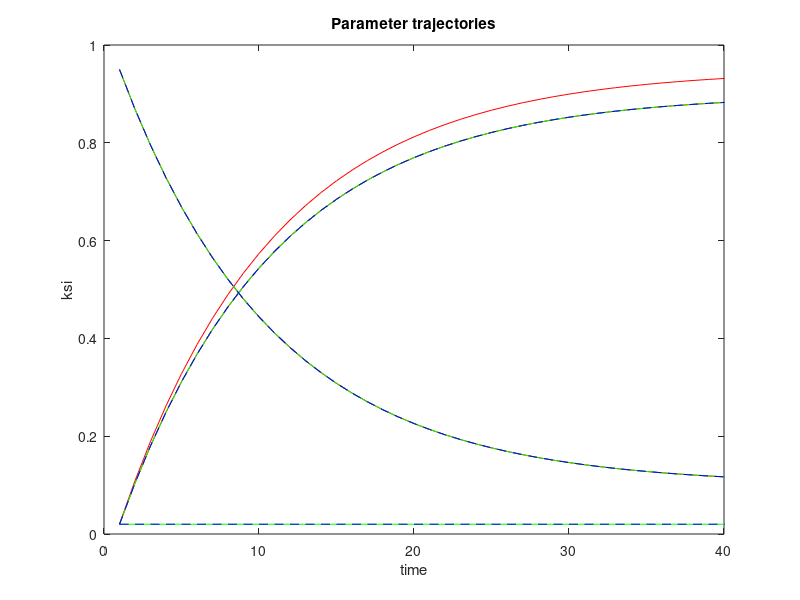
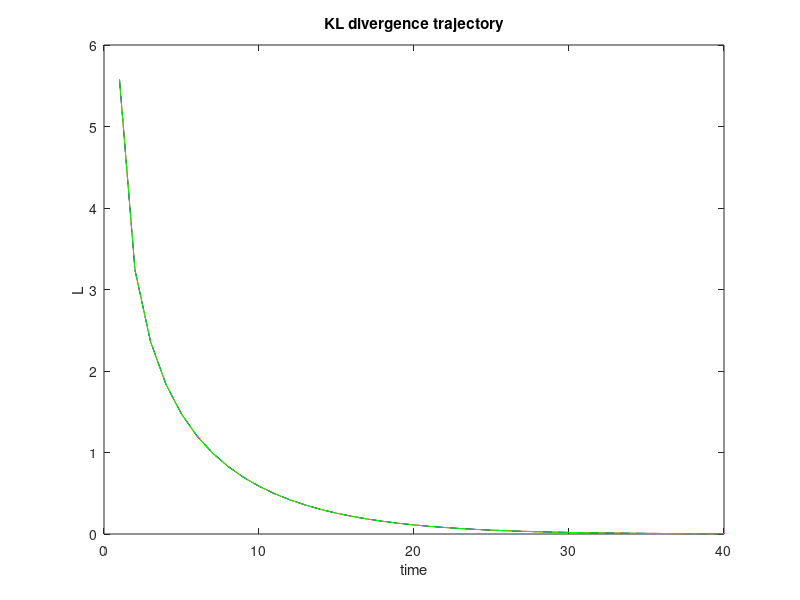
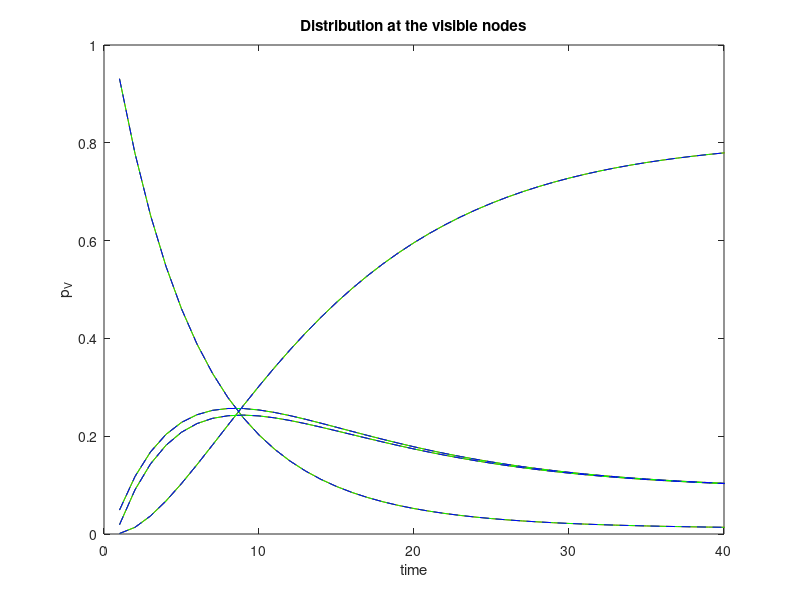

The MATLAB script that drew these images, in order: (Note: this script raises an error after producing the figures.)
%--------------------------------------------------------------------------
% For Paper
% "On the Natural Gradient of the Evidence Lower Bound"
% by Nihat Ay, Jesse van Oostrum and Adwait Datar
%--------------------------------------------------------------------------
% This script is used to plot the simulated trajectories
clc
close all
%% Load data if not already present in workspace
if ~exist('model')
    model=2; % 1: non-cylindrical model, 2: cylindrical
    switch model
        case 1
            load('./data/traj_non_cylindrical_model.mat')
            sim_id=8;% sim_id= 2 and 8 are used in the figures
        case 2
            load('./data/traj_cylindrical_model.mat')
            sim_id=1;
    end 
end
%% Plot trajectories:
subsamp=10;
% Plot the parameter trajectories of the two gradient fields
figure(1)
plot(theta_traj(:,1:subsamp:end,sim_id)','r','DisplayName','NGRAD')
set(gca,'ColorOrderIndex',1)
hold on
plot(theta_traj_rec(:,1:subsamp:end,sim_id)','g','DisplayName','NGRAD')
plot(theta_traj_V(:,1:subsamp:end,sim_id)','b--','DisplayName','ELBO')
% legend()
xlim([0 40])
xlabel('time')
ylabel('ksi')
title('Parameter trajectories')

% Plot the Loss trajectories with the two gradient fields
figure(2)
plot(L_num(1:subsamp:end,1,sim_id),'r','DisplayName','ELBO')
set(gca,'ColorOrderIndex',1)
hold on
plot(L_num_V(1:subsamp:end,1,sim_id),'b--','DisplayName','NGRAD')
plot(L_num_rec(1:subsamp:end,1,sim_id),'g','DisplayName','2')
% legend()
xlim([0 40])
xlabel('time')
ylabel('L')
title('KL divergence trajectory')

% Plot the probability trajectories with the two gradient fields on visible
% nodes
p_traj_V=Pi*p_num(1:subsamp:end,:,sim_id)'; % Projection on the visible nodes
p_traj_V_rec=Pi*p_num_rec(1:subsamp:end,:,sim_id)'; % Projection on the visible nodes
p_traj_V_V=Pi*p_num_V(1:subsamp:end,:,sim_id)'; % Projection on the visible nodes
figure(3)
plot(p_traj_V','r','DisplayName','NGRAD')
set(gca,'ColorOrderIndex',1)
hold on
plot(p_traj_V_rec','g','DisplayName','2')
plot(p_traj_V_V','b--','DisplayName','ELBO')
% legend()
xlim([0 40])
xlabel('time')
ylabel('p_V')
title('Distribution at the visible nodes')

% Project the distribution orthogonally (Euclidean) to get a 3-simplex 
% Obtain vectors orthogonal to ones(4,1) via SVD and project on them
[U,S,V]=svd(ones(4,1));
corners=U(:,2:end)';

% Compute translation and rotation parameters
origin=corners(:,1);
new_x=corners(:,2)-origin;
new_z=null([(corners(:,2)-origin)';(corners(:,3)-origin)']);
new_y=null([new_x';new_z']);
W=[new_x';new_y';new_z'];

% Translate and Rotate corners and optimal point:
p_star_proj=U(:,2:end)'*p_star_V;
[p_star_proj] =rotate_translate(p_star_proj,W,origin);
[corners] =rotate_translate(corners,W,origin);

% First draw the lines of the 3-simplex
figure(4)
% title('Distribution trajectories at the visible nodes')

% Plot the model space if required
switch model
    case 1
        % plot_full_model(W,origin)
        % hold on
    case 2
        plot_independece_model(W,origin)
        hold on
end

% For the final plots in the paper, use i=2 and i=8 from the data non_cylindrical_model_30.mat
% For the final plots in the paper, use i=1:sims from the data cylindrical_model_1.mat
for i=[sim_id]    
    p_traj_V_proj=U(:,2:end)'*Pi*p_num(1:subsamp:end,:,i)';
    p_traj_V_proj_rec=U(:,2:end)'*Pi*p_num_rec(1:subsamp:end,:,i)';
    p_traj_V_V_proj=U(:,2:end)'*Pi*p_num_V(1:subsamp:end,:,i)';
    % Translate and Rotate data
    [p_traj_V_proj] =rotate_translate(p_traj_V_proj,W,origin);
    [p_traj_V_proj_rec] =rotate_translate(p_traj_V_proj_rec,W,origin);
    [p_traj_V_V_proj] =rotate_translate(p_traj_V_V_proj,W,origin);
    plot3(p_traj_V_V_proj(1,:),p_traj_V_V_proj(2,:),p_traj_V_V_proj(3,:),'b--','LineWidth',0.5)    
    hold on
    plot3(p_traj_V_proj(1,:),p_traj_V_proj(2,:),p_traj_V_proj(3,:),'r','LineWidth',0.5)  
    plot3(p_traj_V_proj_rec(1,:),p_traj_V_proj_rec(2,:),p_traj_V_proj_rec(3,:),'g','LineWidth',0.5)
    % plot3(p_traj_V_V_proj(1,1),p_traj_V_V_proj(2,1),p_traj_V_V_proj(3,1),'b.')
    % plot3(p_traj_V_proj(1,1),p_traj_V_proj(2,1),p_traj_V_proj(3,1),'r.')
    plot3(p_star_proj(1,1),p_star_proj(2,1),p_star_proj(3,1),'kX')
end
linewidth=0.5;
linecolor=[0,0.447,0.741];
draw_lines(corners(:,1),corners(:,2),linecolor,linewidth)
hold on
draw_lines(corners(:,1),corners(:,3),linecolor,linewidth)
draw_lines(corners(:,1),corners(:,4),linecolor,linewidth)
draw_lines(corners(:,2),corners(:,3),linecolor,linewidth)
draw_lines(corners(:,2),corners(:,4),linecolor,linewidth)
draw_lines(corners(:,3),corners(:,4),linecolor,linewidth)
% legend('NGRAD','ELBO','Location','northwest')

view([202 20])
zlim([-0.2,1.2])
ylim([0,1.2247])
xlim([-0.75 2])
axis off
%% User-defined functions
function [] = draw_lines(point1,point2,linecolor,linewidth)
        xyz=[point1';point2'];
        line(xyz(:,1),xyz(:,2),xyz(:,3),'Color',linecolor,'Linewidth',linewidth)
end
function []=plot_independece_model(W,origin)
    [U,~,~]=svd(ones(4,1)); % Projection on the kernel of the 1 vector
    % This function plots the independence model as a manifold embedded
    % inside the 3-Simplex
    p=0:0.02:1; % parameter 1
    q=0:0.02:1; % parameter 2
    p_vec=[];
    for i=1:length(p)
        for j=1:length(q)
            p_vec=[p_vec,[p(i)*q(j);p(i)*(1-q(j));(1-p(i))*q(j);(1-p(i))*(1-q(j))]]; % Collect points on the independence model
        end
    end
    p_proj=U(:,2:end)'*p_vec;
    [p_proj] =rotate_translate(p_proj,W,origin);
    n_p=size(p,2);
    linecolor=[0.3010 0.7450 0.9330];
    linewidth=0.1;
    for i=1:n_p        
            draw_lines(p_proj(:,1+n_p*(i-1)),p_proj(:,n_p*i),linecolor,linewidth)
    end
    n_q=size(q,2);
    for j=1:n_q
        draw_lines(p_proj(:,j),p_proj(:,j+n_q*(n_p-1)),linecolor,linewidth)
    end
    view([202 16])
    % view([200 15])
    % xlabel('x')
    % ylabel('y')
    % zlabel('z')
end
function []=plot_full_model(W,origin)    
    [U,~,~]=svd(ones(4,1)); % Projection on the kernel of the 1 vector
    draw_plane_simplex(W,origin,U,1)
    draw_plane_simplex(W,origin,U,2)
    draw_plane_simplex(W,origin,U,3)
    draw_plane_simplex(W,origin,U,4)
    draw_plane_simplex(W,origin,U,5)
    draw_plane_simplex(W,origin,U,6)
    view([202 16])
    % view([200 15])
    % xlabel('x')
    % ylabel('y')
    % zlabel('z')
end
function [points] =rotate_translate(points,W,origin)
    % This function translates points to origin and then rotates them with
    % rotation matrix W;
    points=points-origin;
    points=W*points;
end
function []=draw_plane_simplex(W,origin,U,dimensions)
    x=0:0.05:1; % parameter 1
    linewidth=0.1;
    linecolor=[0.3010 0.7450 0.9330];%
    % linecolor=[0,0.447,0.741];
    for i=1:length(x)
        y=0:0.1:1-x(i); % parameter 2
        for j=1:length(y)
            % z=0:0.1:1-x(i)-y(j); % parameter 3            
            switch dimensions
                case 1 % vary dimensions 1-2
                    p1=[1-x(i)-y(j);0;y(j);x(i)];
                    p_end=[ 0;1-x(i)-y(j);y(j);x(i)];
                case 2 % vary dimensions 3-4
                    p1=[x(i);y(j);0;1-x(i)-y(j)];
                    p_end=[ x(i);y(j);1-x(i)-y(j);0];
                case 3 % vary dimensions 1-3
                    p1=[1-x(i)-y(j);y(j);0;x(i)];
                    p_end=[0;y(j);1-x(i)-y(j);x(i)];
                case 4 % vary dimensions 2-3
                    p1=[x(i);1-x(i)-y(j);0;y(j)];
                    p_end=[x(i);0;1-x(i)-y(j);y(j)];
                case 5 % vary dimensions 1-4
                    p1=[0;x(i);y(j);1-x(i)-y(j)];
                    p_end=[1-x(i)-y(j);x(i);y(j);0];
                case 6 % vary dimensions 2-4
                    p1=[x(i);0;y(j);1-x(i)-y(j)];
                    p_end=[x(i);1-x(i)-y(j);y(j);0];
            end
            p_proj_line=U(:,2:end)'*[p1,p_end];
            [p_proj_line] =rotate_translate(p_proj_line,W,origin);
            if x(i)+y(j)<1
                draw_lines(p_proj_line(:,1),p_proj_line(:,2),linecolor,linewidth)
                hold on
            end
        end
    end
end